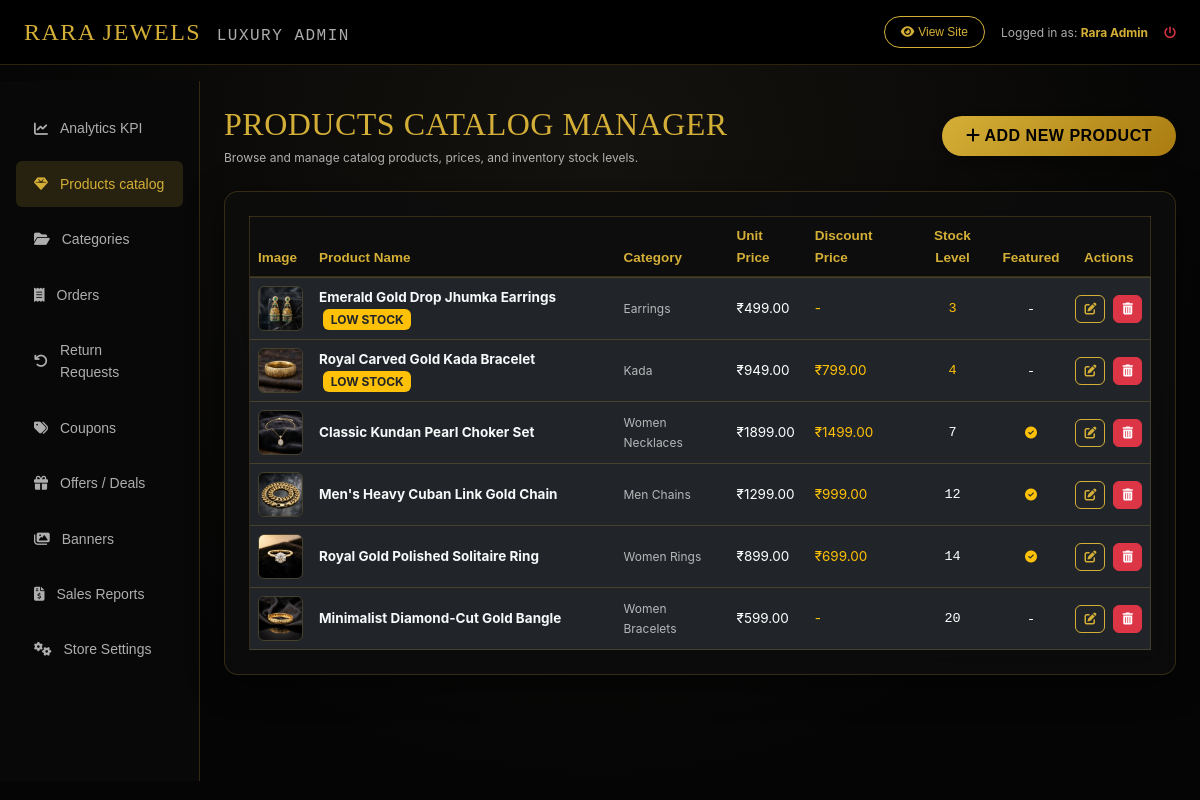
Page /luxury-admin/products/ (signed in) on the earlier database version.
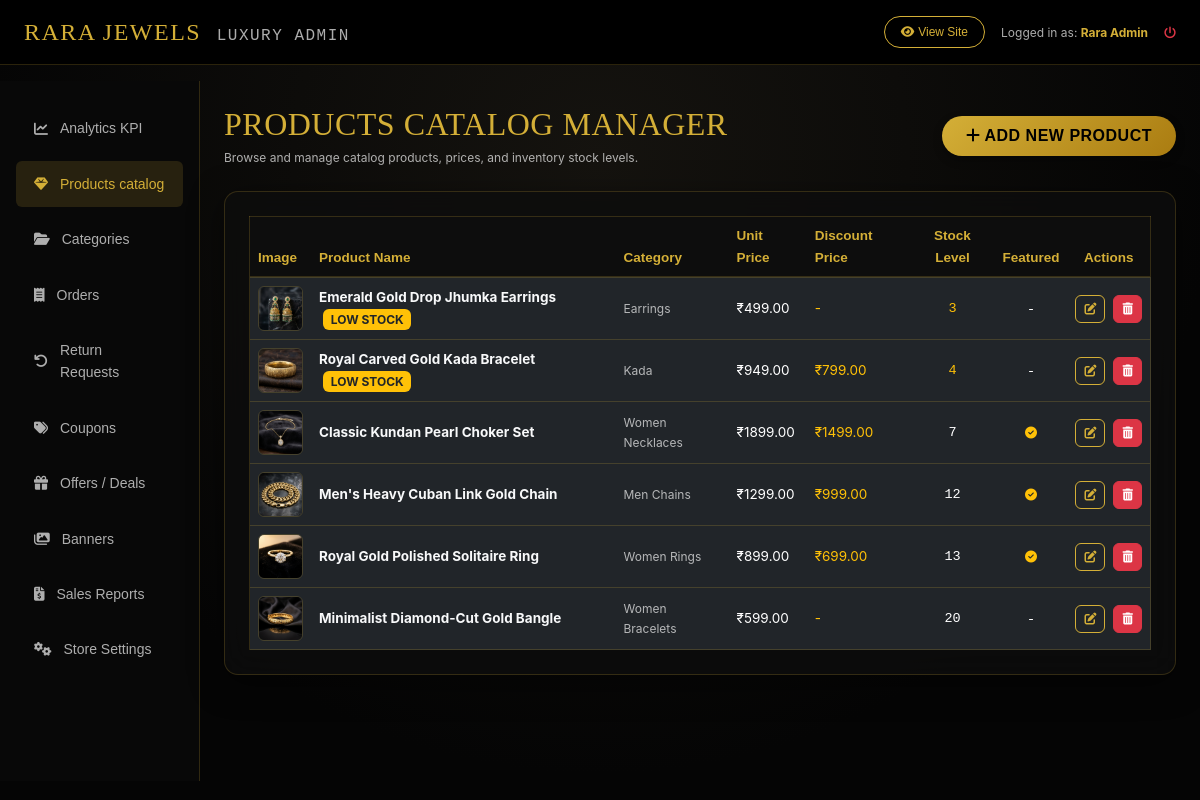
Same page on the later database version.
### shop/models.py (models this page shows, shortened)
class Product(models.Model):
    name = models.CharField(max_length=255)
    slug = models.SlugField(max_length=255, unique=True, blank=True)
    description = models.TextField()
    price = models.DecimalField(max_digits=10, decimal_places=2)
    discount_price = models.DecimalField(max_digits=10, decimal_places=2, null=True, blank=True)
    category = models.ForeignKey(Category, on_delete=models.CASCADE, related_name='products')
    stock = models.IntegerField(default=0)
    is_featured = models.BooleanField(default=False)
    is_new_arrival = models.BooleanField(default=True)
    is_best_seller = models.BooleanField(default=False)
    is_trending = models.BooleanField(default=False)
    view_count = models.IntegerField(default=0)
    created_at = models.DateTimeField(auto_now_add=True)
    updated_at = models.DateTimeField(auto_now=True)
    @property
    def primary_image(self):
        primary = self.images.filter(is_primary=True).first()
        if primary:
            return primary.image.url
        first = self.images.first()
        if first:
            return first.image.url
        return '/static/images/product-placeholder.jpg'

class ProductImage(models.Model):
    product = models.ForeignKey(Product, on_delete=models.CASCADE, related_name='images')
    image = models.ImageField(upload_to='products/')
    is_primary = models.BooleanField(default=False)

class Category(models.Model):
    name = models.CharField(max_length=100)
    slug = models.SlugField(max_length=120, unique=True, blank=True)
    parent = models.ForeignKey('self', on_delete=models.CASCADE, null=True, blank=True, related_name='subcategories')
    image = models.ImageField(upload_to='categories/', null=True, blank=True)
    active = models.BooleanField(default=True)
    description = models.TextField(blank=True)
    class Meta:
        verbose_name_plural = 'categories'

### shop/admin_views.py (the view)
# urls.py: path('luxury-admin/products/', admin_views.admin_products_view, name='admin_products'),
@superuser_required
def admin_products_view(request):
    products = Product.objects.select_related('category').all().order_by('stock', '-id')
    return render(request, 'admin_dashboard/products.html', {'products': products})

### shop/admin_views.py (called while the page is built)
def superuser_required(view_func):
    return user_passes_test(
        lambda u: u.is_authenticated and u.is_superuser,
        login_url='accounts:login'
    )(view_func)

### shop/context_processors.py (called while the page is built)
def store_context(request):
    parent_categories = Category.objects.filter(parent=None).prefetch_related('subcategories')
    cart_items_count = 0
    cart = None
    if request.user.is_authenticated:
        cart = Cart.objects.filter(user=request.user).first()
    else:
        session_key = request.session.session_key
        if session_key:
            cart = Cart.objects.filter(session_id=session_key).first()
    if cart:
        cart_items_count = cart.items_count
    wishlist_count = 0
    if request.user.is_authenticated:
        wishlist_count = Wishlist.objects.filter(user=request.user).count()
    settings_obj = StoreSetting.get_settings()
    return {
        'nav_categories': parent_categories,
        'cart_count': cart_items_count,
        'wishlist_count': wishlist_count,
        'store_settings': settings_obj,
        'current_year': timezone.now().year
    }

### shop/models.py (called while the page is built)
    @classmethod
    def get_settings(cls):
        obj, created = cls.objects.get_or_create(id=1)
        return obj

### templates/admin_dashboard/products.html (shortened to what this page needs)
{% extends 'admin_dashboard/base_admin.html' %}
{% load static %}
{% block admin_content %}
<div class="d-flex justify-content-between align-items-center mb-4 flex-wrap gap-2">
    <div>
        <h2 class="playfair-font text-gold mb-1">PRODUCTS CATALOG MANAGER</h2>
        <p class="text-xs text-light-dim mb-0">Browse and manage catalog products, prices, and inventory stock levels.</p>
    </div>
    <div>
        <a href="{% url 'shop:admin_product_create' %}" class="btn btn-gold rounded-pill px-4 py-2 font-semibold">
            <i class="fa-solid fa-plus me-1"></i>ADD NEW PRODUCT
        </a>
    </div>
</div>
<div class="glass-card p-4">
    <div class="table-responsive">
        <table class="table table-dark table-luxury m-0 text-sm align-middle">
            <thead>
                <tr>
                    <th>Image</th>
                    <th>Product Name</th>
                    <th>Category</th>
                    <th>Unit Price</th>
                    <th>Discount Price</th>
                    <th class="text-center">Stock Level</th>
                    <th class="text-center">Featured</th>
                    <th class="text-center">Actions</th>
                </tr>
            </thead>
            <tbody>
                {% for p in products %}
                <tr class="{% if p.stock == 0 %}table-danger bg-opacity-10{% endif %}">
                    <td style="width: 60px;">
                        <img src="{{ p.primary_image }}" class="rounded" style="width: 45px; height: 45px; object-fit: cover; border: 1px solid var(--glass-border);">
                    </td>
                    <td>
                        <strong class="text-light">{{ p.name }}</strong>
                        {% if p.stock == 0 %}
                            <span class="badge bg-danger ms-1 text-xs">OUT OF STOCK</span>
                        {% elif p.stock <= 5 %}
                            <span class="badge bg-warning text-dark ms-1 text-xs">LOW STOCK</span>
                        {% endif %}
                    </td>
                    <td class="text-light-dim text-xs">{{ p.category.name }}</td>
                    <td>₹{{ p.price }}</td>
                    <td class="text-warning">{% if p.discount_price %}₹{{ p.discount_price }}{% else %}-{% endif %}</td>
                    <td class="text-center font-monospace {% if p.stock == 0 %}text-danger font-semibold{% elif p.stock <= 5 %}text-warning{% endif %}">
                        {{ p.stock }}
                    </td>
                    <td class="text-center text-xs">
                        {% if p.is_featured %}<i class="fa-solid fa-circle-check text-warning"></i>{% else %}-{% endif %}
                    </td>
                    <td class="text-center">
                        <div class="d-flex gap-2 justify-content-center">
                            <a href="{% url 'shop:admin_product_update' p.pk %}" class="btn btn-xs btn-outline-gold px-2 py-1 text-xs" title="Edit Product"><i class="fa-solid fa-pen-to-square"></i></a>
                            <a href="{% url 'shop:admin_product_delete' p.pk %}" class="btn btn-xs btn-danger px-2 py-1 text-xs" title="Delete Product" onclick="return confirm('Are you sure you want to delete this product?');"><i class="fa-solid fa-trash-can"></i></a>
                        </div>
                    </td>
                </tr>
                {% empty %}
                <tr>
                    <td colspan="8" class="text-center py-4 text-light-dim italic">No products registered yet. Click Add Product to register first.</td>
                </tr>
                {% endfor %}
            </tbody>
        </table>
    </div>
</div>
{% endblock %}

Differences in the rows shown:
changed Product "Royal Gold Polished Solitaire Ring": stock "14" → "13"
